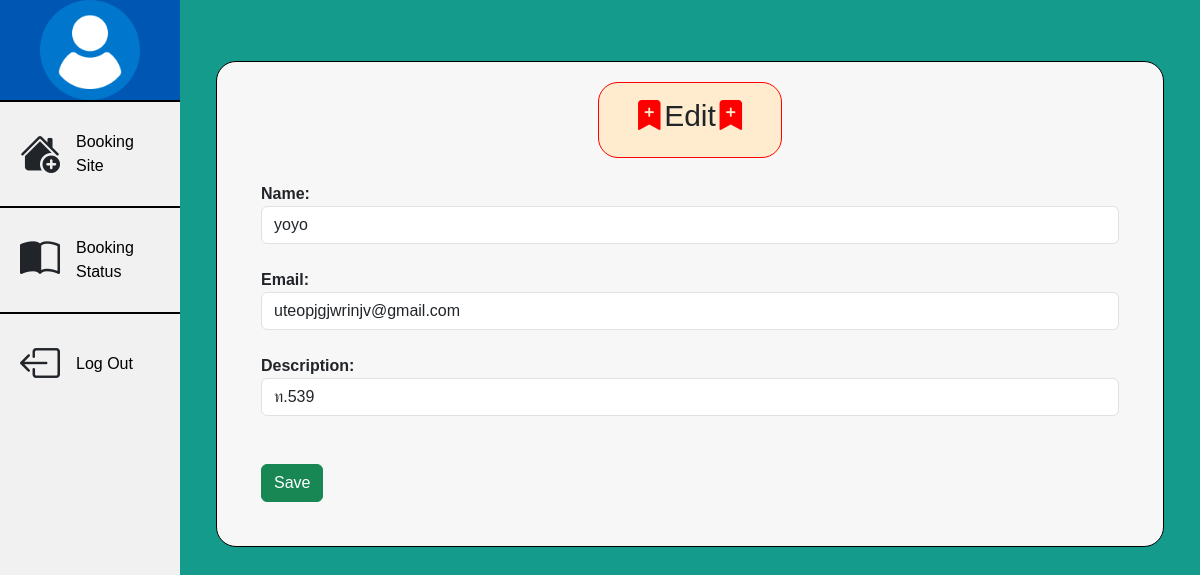
Screenshot of /edit/1 with the database file from the repository.
### mywebroom1/models.py (models this page shows, shortened)
class Person(models.Model):
    name = models.CharField(max_length=100)
    Email = models.CharField(max_length=100)
    detail = models.CharField(max_length=500)
    date = models.DateField(auto_now_add=True)

### mywebroom1/views.py (the view)
# urls.py: path('edit/<person_id>',views.edit),
def edit(request,person_id):
    if request.method == "POST":
        person = Person.objects.get(id=person_id)
        person.name = request.POST["name"]
        person.Email = request.POST["Email"]
        person.detail = request.POST["detail"]
        person.save()
        messages.success(request,"Updated")
        return redirect("/roomlist")
    else:
        person = Person.objects.get(id=person_id)
        return render(request,"edit.html",{"person":person})

### mywebroom1/templates/edit.html (shortened to what this page needs)
{% load static%}
<!DOCTYPE html>
<html lang="en">
<head>
  <link href="https://cdn.jsdelivr.net/npm/bootstrap@5.3.2/dist/css/bootstrap.min.css" rel="stylesheet">
  <link rel="stylesheet" href="https://cdn.jsdelivr.net/npm/bootstrap-icons@1.10.3/font/bootstrap-icons.css">
  <link rel="stylesheet" href="{% static '/css/main.css' %}">
</head>
<body>
  <ul class="menu">
    <div class="logo">
      <img src="{% static '/images/user.png' %}" alt="">
    </div>
    <li><i class="bi bi-house-add-fill" style="font-size: 40px;"></i><a href="/main">Booking Site</a></li>
    <li><i class="bi bi-book-half" style="font-size: 40px;"></i><a href="/roomlist">Booking Status</a></li>
    <li><i class="bi bi-box-arrow-left" style="font-size: 40px;"></i><a href="/logout">Log Out</a></li>
  </ul>
  <div class="section-1">
    <div class="containerone">
      <div class="flex-con-item0">
        <div class="item-span0">
          <h1><i class="bi bi-bookmark-plus-fill" style="color: rgb(255, 0, 0);"></i>Edit<i
              class="bi bi-bookmark-plus-fill" style="color: rgb(255, 0, 0);"></i></h1>
        </div>
      </div>
      <div class="flex-con-item2">
        <form method="post" action="">
          <div class="form-group m-4">
            <label for="name">Name: </label>
            <input type="text" name="name" class="form-control" value="{{person.name}}">
          </div>
          <div class="form-group m-4">
            <label for="Email">Email: </label>
            <input type="text" name="Email" class="form-control" value="{{person.Email}}">
          </div>
          <div class="form-group m-4">
            <label for="Email">Description: </label>
            <input type="text" name="detail" class="form-control" value="{{person.detail}}">
          </div>
          <input type="submit" value="Save" class="btn btn-success m-4">
        </form>
      </div>
    </div>
  </div>
</body>
</html>

### static/css/main.css (style rules this page uses)
body { font-family: "Sarabun", sans-serif; margin: 0 auto; padding: 0 auto; background-color: #159B8B; box-sizing: border-box; background-size: cover; background-position: center; }
.logo img { width: 100px; }
.logo { text-align: center; background-color: #0056b3; }
.menu { list-style-type: none; margin: 0; padding: 0; width: 15%; background-color: #f1f1f1; position: fixed; height: 100%; overflow: auto; }
.section-1 { margin-left: 15%; padding: 1px 16px; height: 1100px; }
li { display: flex; align-items: center; padding: 20px; border-top: 2px solid #000; }
li a { display: block; color: #000; padding: 8px 16px; text-decoration: none; }
* { outline: none; }
label { font-weight: bold; }
.containerone { max-width: 1600px; padding: 20px; margin: 20px; margin-top: 60px; border-radius: 20px; background-color: #f7f7f7; border: 1px solid #000; }
.item-span0 h1 { font-size: 30px; padding: 15px; }
.item-span0 { text-align: center; border: 1px solid #ff0000; background-color: #FFEBCD; border-radius: 20px; padding-left: 20px; padding-right: 20px; }
.flex-con-item0 { display: flex; border-radius: 30px; justify-content: center; }

### rows the page displays
Person: name "yoyo", Email "uteopjgjwrinjv@gmail.com", detail "ท.539"
